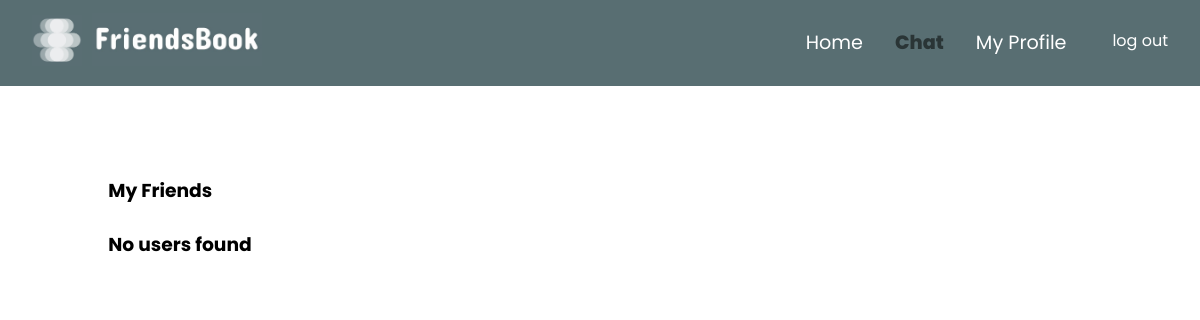
The app's page /views/chat.php (signed in), older data.
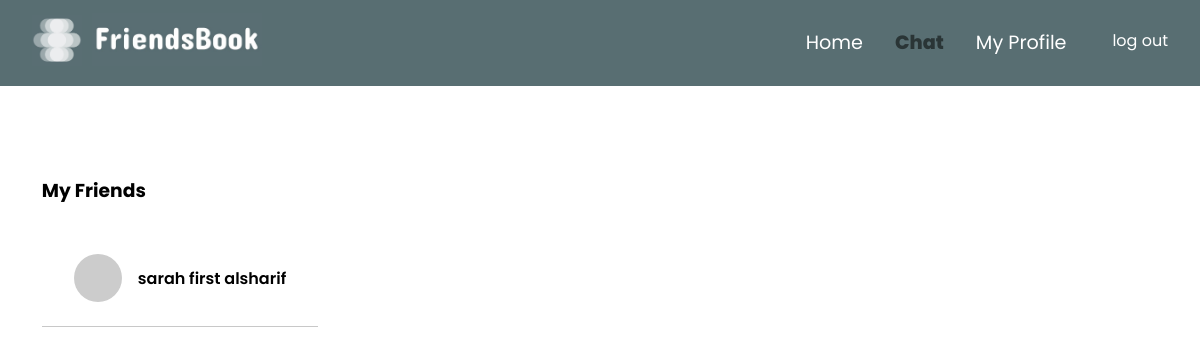
The same page, newer data.
### tables this page shows
CREATE TABLE `friends` (
  `id` int(20) NOT NULL,
  `user1-id` int(20) NOT NULL,
  `user2-id` int(20) NOT NULL
);

CREATE TABLE `user` (
  `id` int(20) NOT NULL,
  `username` varchar(40) NOT NULL,
  `password` varchar(40) NOT NULL,
  `email` varchar(40) NOT NULL,
  `first-name` varchar(40) NOT NULL,
  `last-name` varchar(40) NOT NULL,
  `tele-No` varchar(15) NOT NULL,
  `address` varchar(100) NOT NULL,
  `gender` varchar(10) NOT NULL,
  `image-url` text NOT NULL
);

### components/userCard.php (the view, shortened to what this page needs)
<?php
function UserCard($userId, $firstName, $lastName, $imageUrl)
{
    include_once dirname(__DIR__) . "/models/users.php";
    include_once dirname(__DIR__) . "/controllers/handleRequest.php";
    $currUserId = $_COOKIE['user-id'];
    $sendIcon = "<i class='fa-solid fa-paper-plane request-icon'></i>";
    $sendIconDisabled = "<i class='fa-solid fa-paper-plane request-icon disabled'></i>";
    $actions = "";
    $requestId = checkForFriendRequest($currUserId,$userId)?getRequestId($currUserId,$userId):(checkForFriendRequest($userId,$currUserId)?getRequestId($userId,$currUserId):0);
    return "<div class='users-list__user-card' id='userCard$userId'>
                <div class='user-card__user-info'>
                    <img class='user-info__image' src=$imageUrl>
                    <span class='user-info__name'>$firstName $lastName</span>
                </div>
                <div class='user-card__actions' id='actions$userId'>
                    $actions
                </div>
            </div>
                        $('#send$userId').click(function(){
                        $.post('../controllers/handleRequest.php',{ 'second-user-id' : $userId, 'action': 'send' },
                            var actions = \"<button class='actions__button' disabled>$sendIconDisabled</button>\";
                            $('#actions$userId').empty();
                            $('#actions$userId').append(actions);
                    $('#accept$userId').click(function(){
                        var requestId = $requestId;
                            $('#userCard$userId').remove();
                    $('#deny$userId').click(function(){
                        var requestId = $requestId;
                            var actions = \"<button class='actions__button' id='send$userId'>$sendIcon</button>\";
                            $('#actions$userId').empty();
                            $('#actions$userId').append(actions);
                    $('#userCard$userId').click(function(e){
                        $.get('../controllers/getChatBox.php?userId=$userId',function(data){
            ";
}

### models/users.php (shortened to what this page needs)
<?php
	function getFriendsUsers($userId){
		include_once dirname(__DIR__)."/components/userCard.php";
		$query = "SELECT friends.`user1-id` , friends.`user2-id`, user.*
				  FROM friends
				  RIGHT JOIN user
				  ON user.id != $userId AND (user.id = friends.`user1-id` OR user.id = friends.`user2-id`)
				  WHERE friends.`user1-id`='$userId' OR friends.`user2-id`='$userId'";
		$result = mysqli_query($conn,$query);
		if ($result) {
			if(mysqli_num_rows($result) > 0){
				$users = "";
				while ($row = mysqli_fetch_assoc($result)) {
					$firstName = $row['first-name'];
					$lastName = $row['last-name'];
					$imageUrl = $row['image-url'];
					$id = $row['id'];
					$users .= userCard($id,$firstName,$lastName,$imageUrl);
			}
			return $users;
			} else {
				echo "<h3>No users found</h3>";
			}
		} else {
			echo mysqli_error($conn);
		}
	}
?>

Row changes from the older to the newer data that the page shows:
added friends: value "sarah first", value "alsharif"
Text that changed along with them:
text no longer shown: "No users found"
